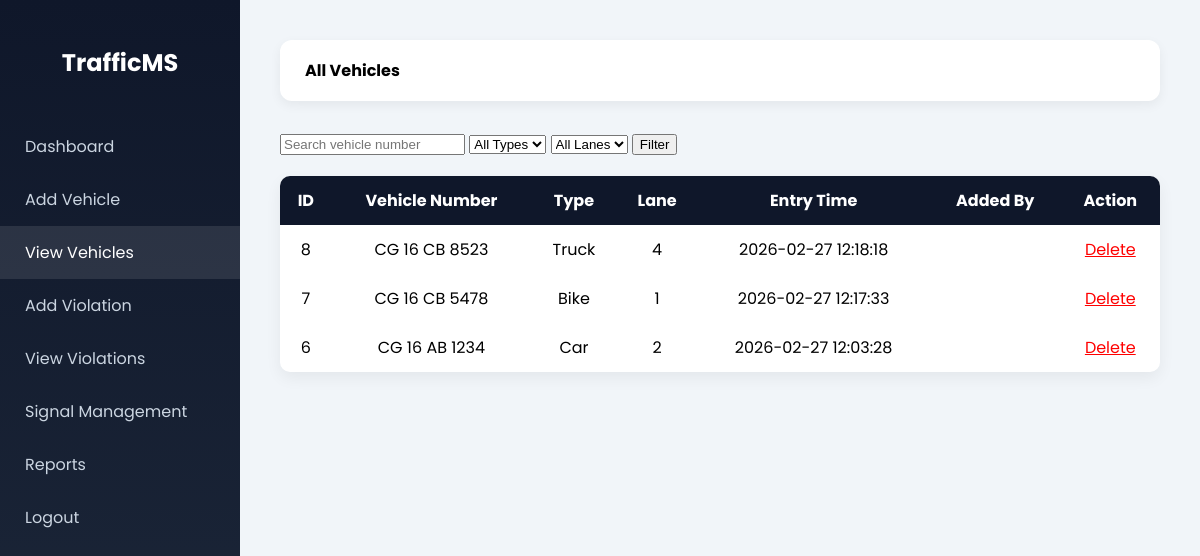
The app's page /vehicles_list.php (signed in) with its own data.
### tables this page shows
CREATE TABLE `vehicle` (
  `vehicle_id` int(11) NOT NULL,
  `vehicle_number` varchar(20) NOT NULL,
  `vehicle_type` varchar(30) DEFAULT NULL,
  `lane_no` int(11) DEFAULT NULL,
  `entry_time` timestamp NOT NULL DEFAULT current_timestamp() ON UPDATE current_timestamp(),
  `added_by` int(11) NOT NULL
);

### vehicles_list.php (the view, shortened to what this page needs)
<?php
include("../includes/db.php");
include("../includes/header.php");
include("../includes/sidebar.php");
$search = $_GET['search'] ?? '';
$where = " WHERE 1=1 ";
$query = "
SELECT v.*, u.username
FROM vehicle v
LEFT JOIN users u ON v.added_by = u.user_id
$where
ORDER BY v.vehicle_id DESC
";
$result = mysqli_query($conn,$query);
?>
<div class="content">
<div class="topbar">
    <strong>All Vehicles</strong>
</div>
<form method="GET" style="margin-bottom:20px;">
    <input type="text" name="search" placeholder="Search vehicle number"
           value="<?= htmlspecialchars($search) ?>">
    <select name="type">
        <option value="all">All Types</option>
    </select>
    <select name="lane">
        <option value="all">All Lanes</option>
    </select>
    <button type="submit">Filter</button>
</form>
<table>
<tr>
    <th>ID</th>
    <th>Vehicle Number</th>
    <th>Type</th>
    <th>Lane</th>
    <th>Entry Time</th>
    <th>Added By</th>
    <th>Action</th>
</tr>
<?php while($row=mysqli_fetch_assoc($result)){ ?>
<tr>
    <td><?php echo $row['vehicle_id']; ?></td>
    <td><?php echo $row['vehicle_number']; ?></td>
    <td><?php echo $row['vehicle_type']; ?></td>
    <td><?php echo $row['lane_no']; ?></td>
    <td><?php echo $row['entry_time']; ?></td>
    <td><?php echo $row['username']; ?></td>
    <td>
    <?php if($_SESSION['role'] == 'admin') { ?>
        <a href="?delete=<?= $row['vehicle_id'] ?>"
           onclick="return confirm('Delete vehicle and all related violations?')"
           style="color:red;">
           Delete
        </a>
    <?php } else { ?>
        <span style="color:gray;">—</span>
    <?php } ?>
    </td>
</tr>
<?php } ?>
</table>
</div>
</body>
</html>

### header.php (style rules this page uses)
body { margin: 0; font-family: 'Poppins', sans-serif; background: #f1f5f9; opacity: 0; animation: fadeIn 0.4s ease-in forwards; }
.content { margin-left: 240px; padding: 40px; }
.topbar { background: white; padding: 18px 25px; border-radius: 12px; box-shadow: 0 4px 12px rgba(0,0,0,0.06); margin-bottom: 30px; display: flex; justify-content: space-between; }
table { border-collapse: collapse; width: 100%; background: white; border-radius: 10px; overflow: hidden; box-shadow: 0 6px 16px rgba(0,0,0,0.06); }
table th { background: #0f172a; color: white; }
table th, table td { padding: 12px; text-align: center; }

### records on screen
vehicle: vehicle_id "8", vehicle_number "CG 16 CB 8523", vehicle_type "Truck", lane_no "4", entry_time "2026-02-27 12:18:18"
vehicle: vehicle_id "7", vehicle_number "CG 16 CB 5478", vehicle_type "Bike", lane_no "1", entry_time "2026-02-27 12:17:33"
vehicle: vehicle_id "6", vehicle_number "CG 16 AB 1234", vehicle_type "Car", lane_no "2", entry_time "2026-02-27 12:03:28"
